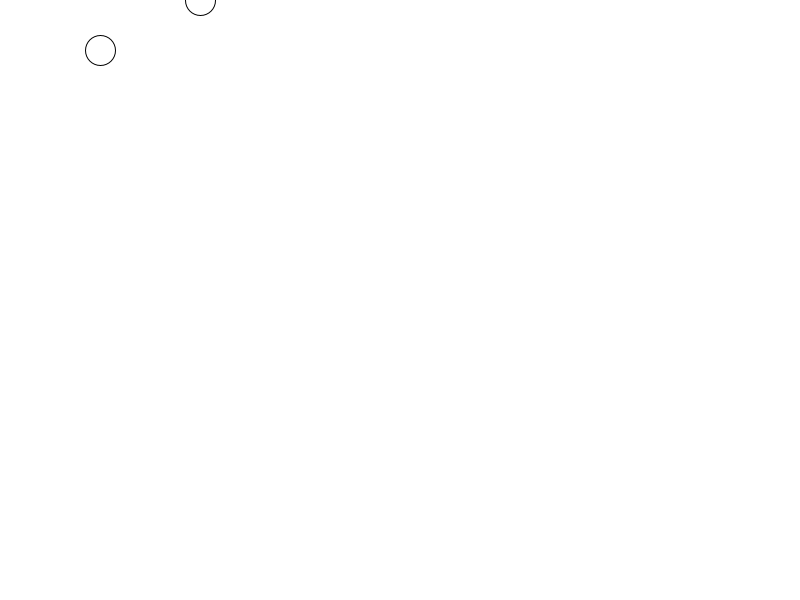
Frame 1 (no input)
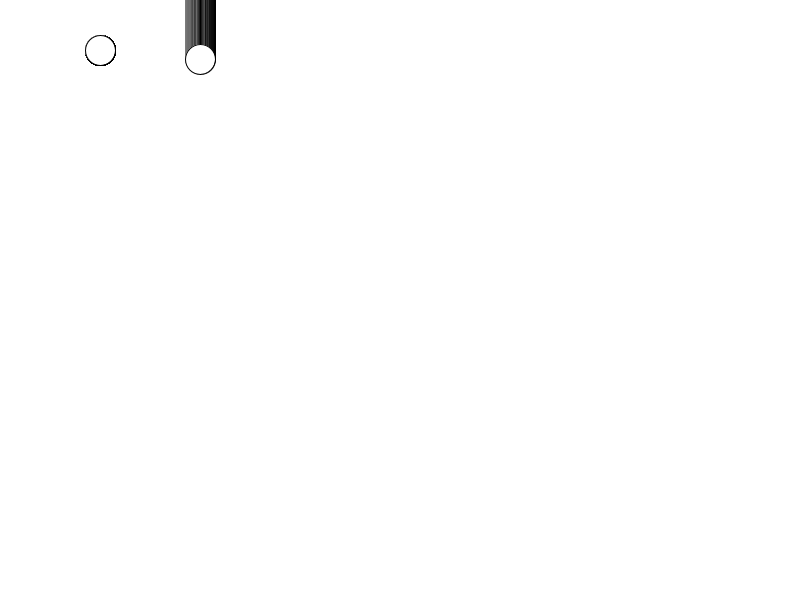
Frame 60 (the mouse pressed at the canvas centre just before this capture)
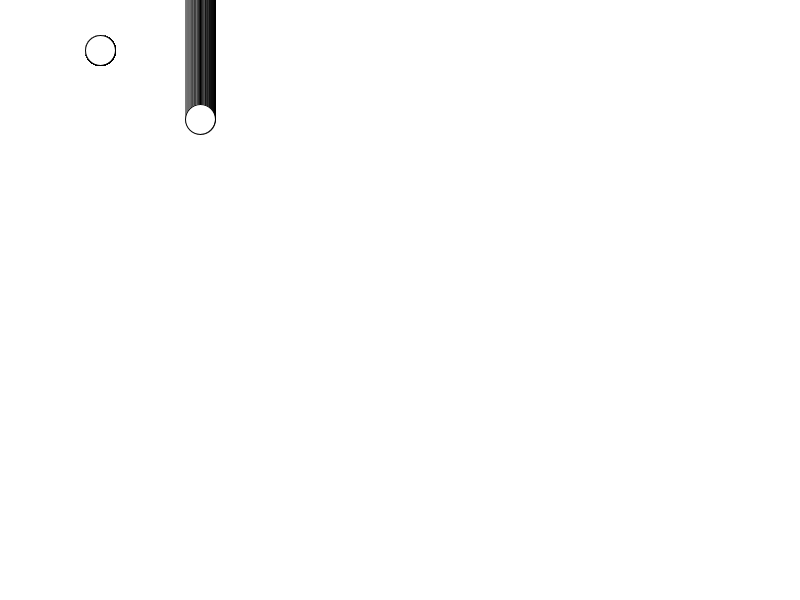
Frame 120 (the mouse held since frame 60 and released just before this capture)

The Processing sketch that drew these frames (run headless with seeded random() and noise(); from frame 60 on, the mouse is pressed at the canvas centre):

// Processing sketch: StartHere
// ── StartHere.pde
// StartHere - First Processing sketch
//

// Lets define a variable, initial value of 1
int y = 0;

// Setup is called once.
// Put code here that you only need to run at the startup of your sketch.

void setup() {
    // Set the window size to 800x600 (it can be anything)
    // You might want to make this smaller if you have a small screen.
    size( 800, 600 );
    
    // This means 800 pixels across (x) and 600 pixels top to bottom (y).
    // Unlike graphing, the y values get bigger as you get lower in the window.
    // 
    // The pixel in the:
    // top left corner is (0, 0)
    // top right corner is (799, 0)  
    // bottom left corner is (0, 599)
    // bottom right corner is (799, 599)
    
    // Draw the background color for the window in white.
    // Color is an amount of Red, Blue and Green.
    // If they are equal amounts it makes a shade of gray until it is so light it looks white.
    // The values range from 0 to 255.
    // Play around with different values.
    background(255, 255, 255);
}


// "draw" gets called over and over in a loop while the program is running.
// Depending on the code, draw can be called as many as 50 times each second.
// Code here usually changes some objects then draws them.

void draw() {
    // Redraw the background color.
    // Come back later and uncomment this line
    // If you only give one number (of the three) it uses this number for all three
    // color values.  This will always be gray of some intensity, white in this case.
    // background(255);
    
    // Draw an ellipse (circle) at x=100, y=50, 
    // that is 30 pixels tall and 30 pixels wide (equal height and width make a circle)
    // play with different values
    ellipse( 100, 50, 30, 30 );
    
    // Use the 'y' variable above to remember a value and change it
    // We can use it to draw the circle:
    ellipse( 200, y, 30, 30 );
    
    // Change y, we'll take the current value and add 1 to it
    // This is an "Assignment" operation, don't confuse this for an equation.
    // the right side is evaluated first, the current value of y plus 1, then set y to that result.
    y = y + 1;
}

// other things to play with:
// line( x1, y1, x2, y2 ); - draws a line from point x1,y1 to x2,y2
// rect( x1, y1, x2, y2 ); - draws a rectangle using  point x1,y1 and x2,y2 as opposite corners
//
// color:
// stroke( Rvalue, Gvalue, Bvalue ); - sets the color that lines are drawn
// noStroke();  - don't draw the outter line on shapes 
// fill( Rvalue, Gvalue, Bvalue ); - sets the color that is used to fill solid shapes (rect)
// noFill();  - don't fill in shapes
//
// Help/Reference in the menu above will take you to a webpage with all of the commands.
